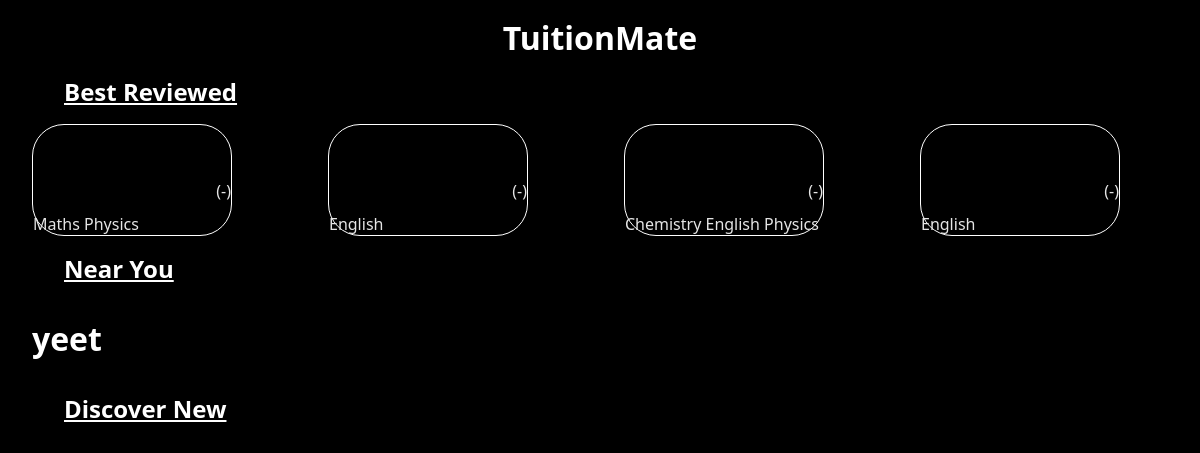
The page /tutionmatee/ on the database its author committed.
### tutionmatee/models.py (models this page shows, shortened)
class teacher(models.Model):
    user = models.OneToOneField(User, on_delete=models.CASCADE)
    subjects = models.ManyToManyField(subjects, related_name="subjects")
    min_rate = models.BigIntegerField(
        null=True, blank=True,
        validators=[MinValueValidator(0), MaxValueValidator(5000)]  # Min value 0, Max value 5000
    )
    max_rate = models.IntegerField(
        null=True, blank=True,
        validators=[MinValueValidator(0), MaxValueValidator(10000)]  # Min value 0, Max value 10000
    )
    image = models.ImageField(upload_to='images/', blank=True)  # images/ is the subfolder in MEDIA_ROOT
    password = models.CharField(max_length=100, blank=True)

class subjects(models.Model):
    type = models.CharField(max_length=100)
    def __str__(self):
        return self.type

### tutionmatee/views.py (the view)
# urls.py: path("", views.admin, name = "admin",),
def admin(request):
    return render(request, "firstpage.html" , {
        "teachers": teacher.objects.all(),
    })

### tutionmatee/templates/firstpage.html (shortened to what this page needs)
{% load static %}
<!DOCTYPE html>
<html lang="en">
    <head>
        <link rel="stylesheet" href="{% static 'css/global.css' %}">
    </head>
    <body>
        <h1 id="TuitionMate">TuitionMate</h1>
        <a href="{% url 'tutionmate:discover' %}"><h3 class="part-label">Best Reviewed</h3></a>
        <div class="part">
            {% for teacher in teachers|slice:":4"%}
                <a href="{% url 'tutionmate:profile' teacher.name %}">
                <div class="teacher-card">
                    <div class="teacher-div">{{ teacher.name }}</div>
                    <div class="teacher-div">
                        <div class="teacher-div-bottom-top"><p>{{ teacher.name }}</p><p>({{ teacher.rate_min }}-{{ teacher.rate_max }})</p></div>
                        <div class="teacher-div-bottom-bottom">
                            {% for subject in teacher.subjects.all %}
                            {{ subject }}
                            {% endfor %}
                        </div>
                    </div>
                </div></a>
            {% endfor %}
        </div>
        <h3 class="part-label">Near You</h3>
        <div class="part">
            <h1>yeet</h1>
        </div>
        <h3 class="part-label">Discover New</h3>
    </body>
</html>

### tutionmatee/static/css/global.css (style rules this page uses)
:root { --color-background: #000000; --color-surface: #111111; --color-text: #E5E5E5; --color-heading: #FFFFFF; --color-muted: #B3B3B3; --color-primary: #4DB6AC; --color-primary-hover: #3A9F92; --color-success: #22C55E; --color-error: #EF4444; --space-xs: 0.5rem; --space-sm: 1rem; --space-md: 2rem; --space-lg: 4rem; --space-xl: 6rem; }
* { margin: 0; padding: 0; box-sizing: border-box; }
a { color: inherit; text-decoration: none; }
body { font-family: system-ui, -apple-system, BlinkMacSystemFont, 'Segoe UI', Roboto, Helvetica, Arial, sans-serif; color: var(--color-text); background-color: var(--color-background); margin: 0; padding: 0; }
h1, h2, h3, h4, h5, h6 { color: var(--color-heading); margin: 1rem 0; font-weight: bold; }
p { color: var(--color-text); font-size: 1rem; line-height: 1.6; margin: 0.5rem 0; }
.part-label { text-decoration: underline; font-size: x-large; padding-left: var(--space-lg); width: 100%; font-weight: 900 !important; }
#TuitionMate { text-align: center; font-size: xx-large; }
.part { display: flex; justify-content: flex-start; padding-left: var(--space-md); padding-right: var(--space-md); gap: 8vw; overflow-x: auto; }
.teacher-card { display: flex; flex-direction: column; height: 14vh; min-width: 200px; width: 16vw; border-radius: var(--space-md); border: 1px solid white; }
.teacher-div { height: 100%; width: 100%; border-radius: inherit; }
.teacher-div-bottom-top { display: flex; justify-content: space-between; width: 100% }

### rows shown on the page
subjects: type "Maths"
subjects: type "Physics"
subjects: type "English"
subjects: type "Chemistry"
